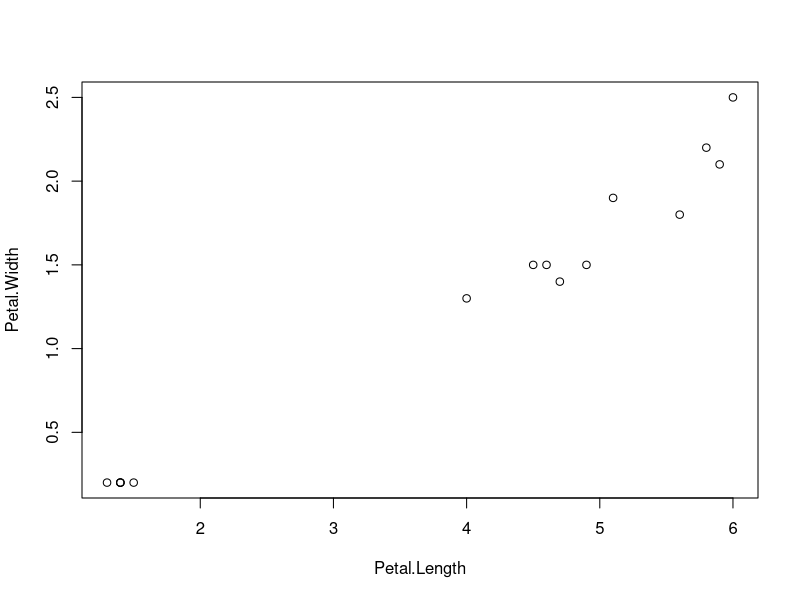
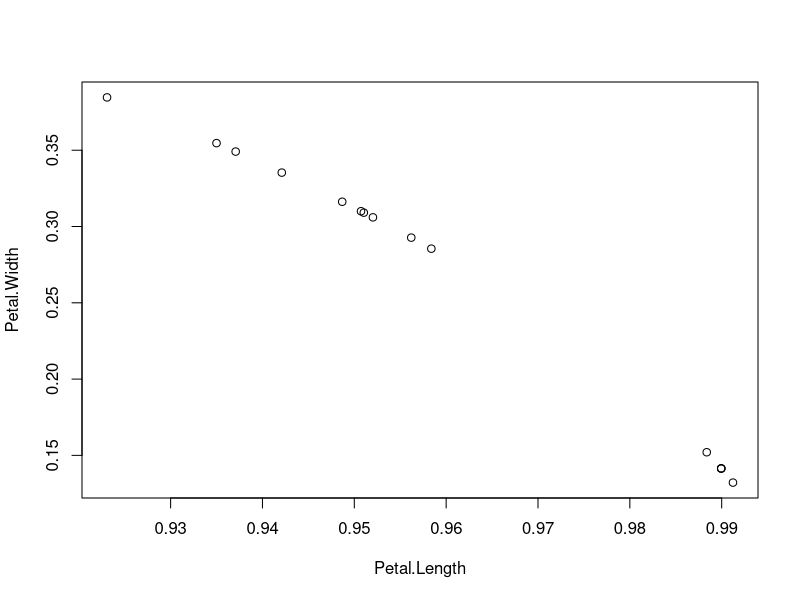
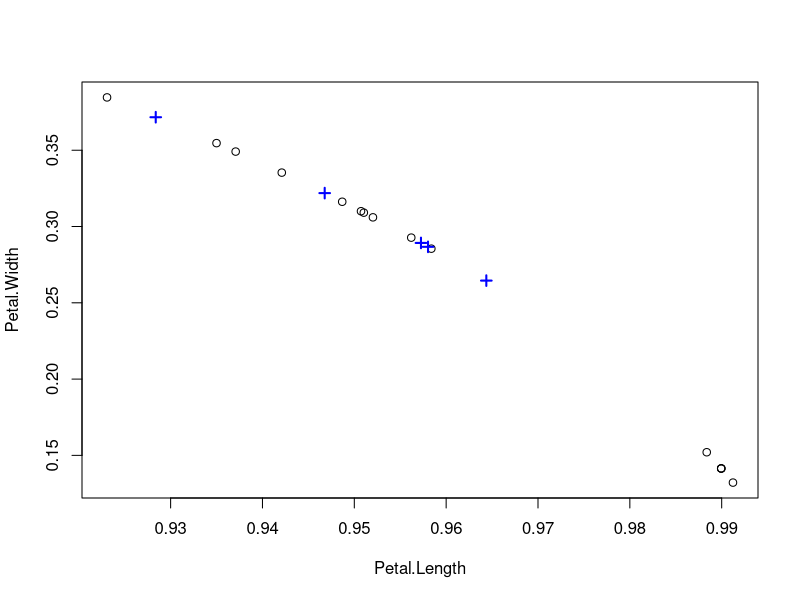
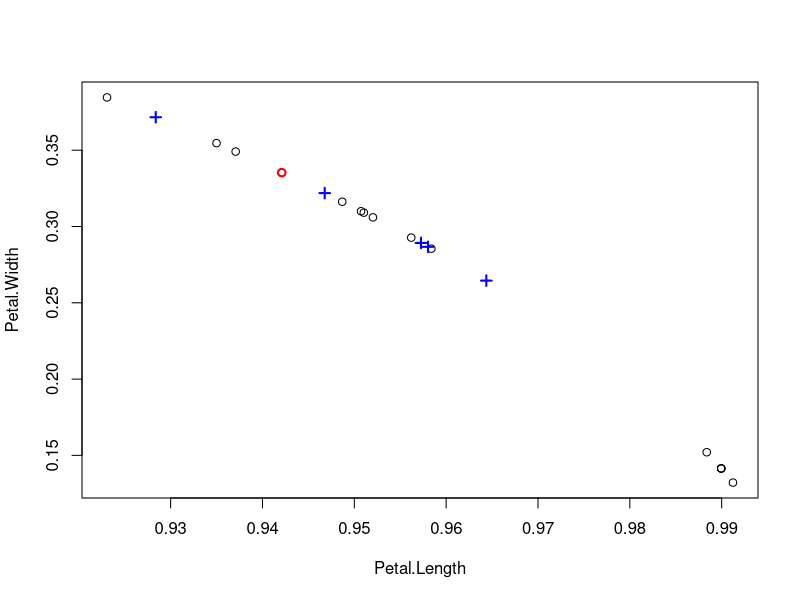
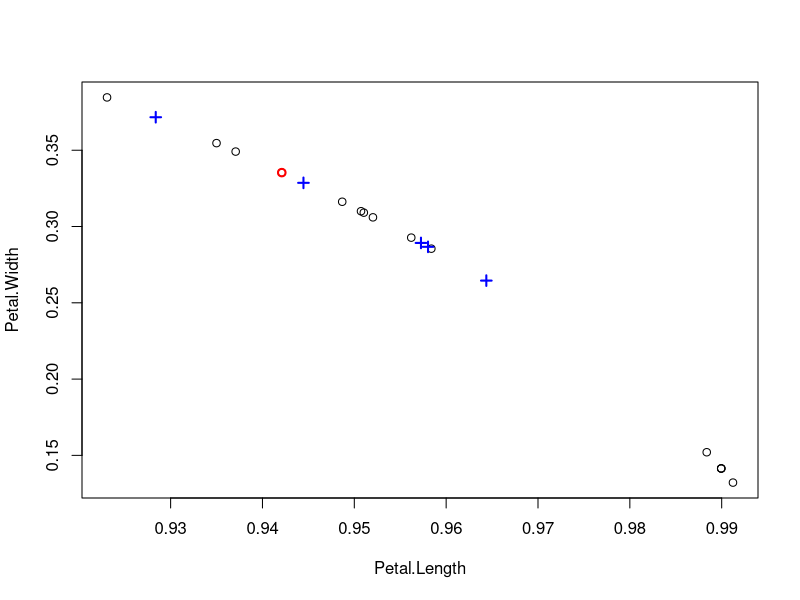
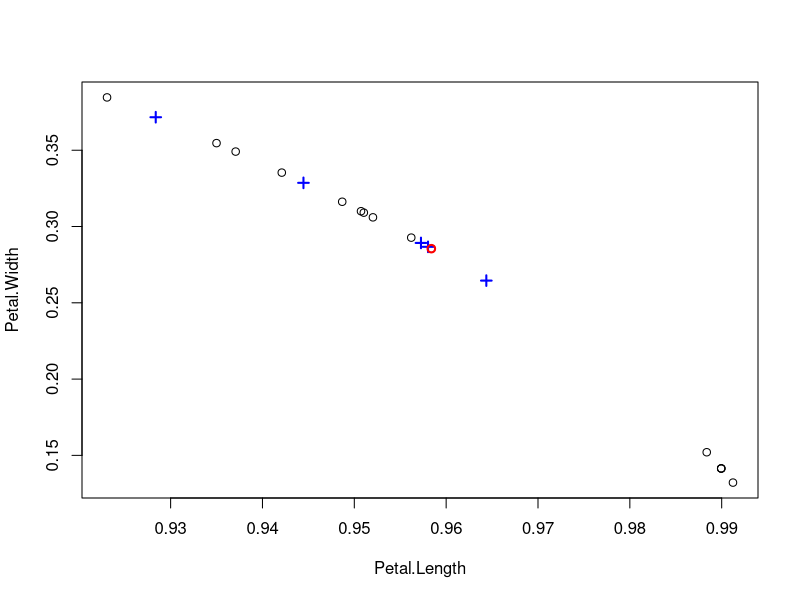
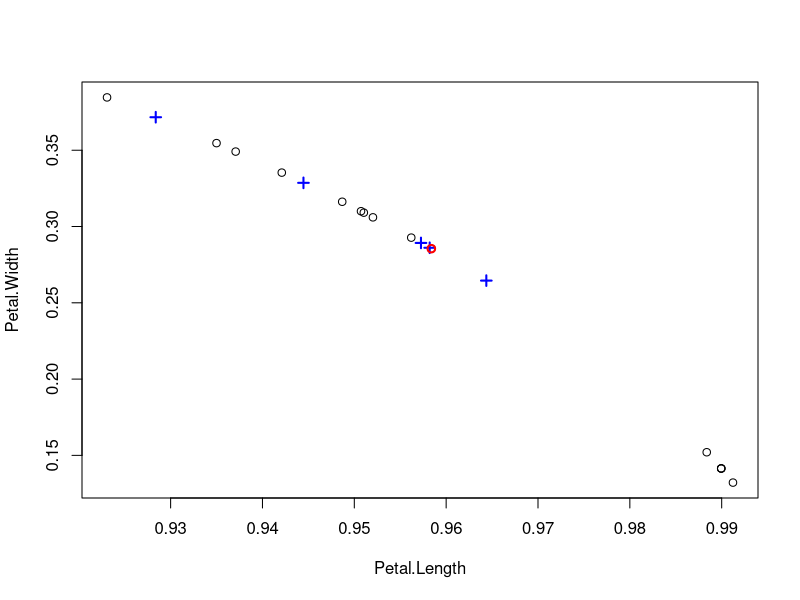
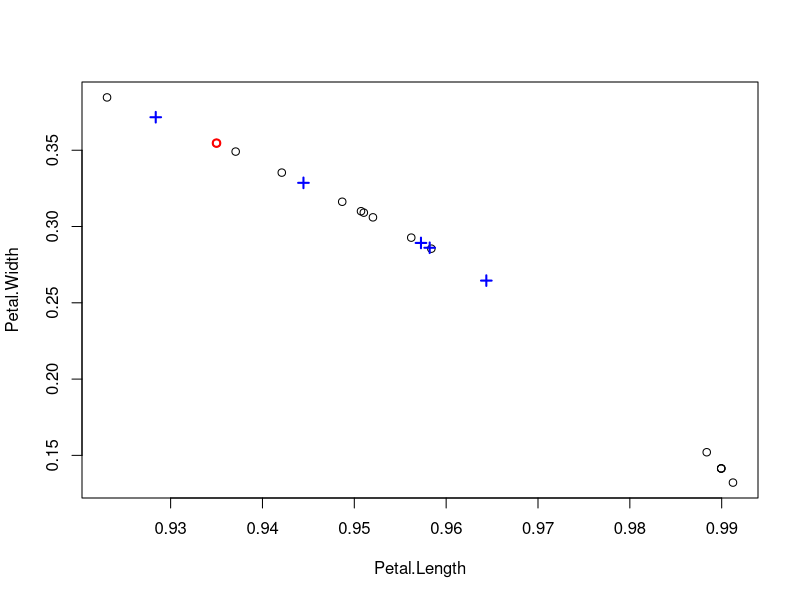

The R source for these figures, in order:
library(datasets)

norma <- function(x){
  return(sum(x^2)^0.5)
}

np = 5

ds <- iris[c(1:5,51:55,101:105),3:4]

plot(ds)

norm <- apply(ds, MARGIN = 1, FUN = norma)
ds <- ds/norm

perceptron = cbind(runif(np, min(ds[,1]),max(ds[,1])),runif(np, min(ds[,2]),max(ds[,2])))

plot(ds)

norm <- apply(perceptron, MARGIN = 1, FUN = norma)
perceptron <- perceptron/norm

plot(ds) + points(perceptron, pch=3, col="blue", lwd=2)

orden <- sample(1:nrow(ds), nrow(ds), replace=F)
grupos <- data.frame(id=rep(0,nrow(ds)), gpo = rep(0,nrow(ds)))

for(i in orden){
  pp <- perceptron %*% t(ds[i,])
  df <- data.frame(per_id=1:np, met=as.vector(pp))
  df <- df[order(df$met, decreasing = T),]
  plot(ds) + points(perceptron, pch=3, col="blue", lwd=2) + points(ds[i,], col="red", lwd=2)
  perceptron[df[1,1],] <- perceptron[df[1,1],] + as.numeric(ds[i,])
  norm <- apply(perceptron, MARGIN = 1, FUN = norma)
  perceptron <- perceptron/norm
  plot(ds) + points(perceptron, pch=3, col="blue", lwd=2) + points(ds[i,], col="red", lwd=2)
  grupos[i,1] <- i
  grupos[i,2] <- df[1,1]
  #print(paste("ID Patron", i," Patron:", paste(ds[i,], collapse = " "), "ID Perceptron:",df[1,1], "Perceptron",paste(perceptron[df[1,1],], collapse = " "), sep=" "))
}
plot(ds) + points(perceptron, pch=3, col="blue", lwd=2)
print("Agrupamiento")
print(grupos)
print("Pesos Perceptrones")
print(perceptron)
